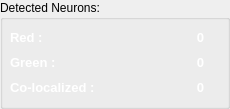
               <widget class="QGroupBox" name="groupBox_2">
                <property name="enabled">
                 <bool>true</bool>
                </property>
                <property name="minimumSize">
                 <size>
                  <width>0</width>
                  <height>100</height>
                 </size>
                </property>
                <property name="toolTip">
                 <string>&lt;html&gt;&lt;head/&gt;&lt;body&gt;&lt;p&gt;&lt;span style=&quot; color:#f21515;&quot;&gt;&lt;br/&gt;&lt;/span&gt;&lt;/p&gt;&lt;/body&gt;&lt;/html&gt;</string>
                </property>
                <property name="styleSheet">
                 <string notr="true">#lblCoBlobCount{color:#ffffff;
font-size:12px;
font-weight:bold}
#lblGreenBlobCount{color:#73d216;
font-size:12px;
font-weight:bold;}

#lblRedBlobCount{color:#fa3535;
font-size:12px;
font-weight:bold;}</string>
                </property>
                <property name="title">
                 <string>Detected Neurons:</string>
                </property>
                <property name="checkable">
                 <bool>false</bool>
                </property>
                <widget class="QLabel" name="label_16">
                 <property name="geometry">
                  <rect>
                   <x>10</x>
                   <y>25</y>
                   <width>113</width>
                   <height>25</height>
                  </rect>
                 </property>
                 <property name="text">
                  <string>&lt;html&gt;&lt;head/&gt;&lt;body&gt;&lt;p&gt;&lt;span style=&quot; font-size:10pt; font-weight:600; color:#ffffff;&quot;&gt;Red :&lt;/span&gt;&lt;/p&gt;&lt;/body&gt;&lt;/html&gt;</string>
                 </property>
                </widget>
                <widget class="QLabel" name="label_21">
                 <property name="geometry">
                  <rect>
                   <x>10</x>
                   <y>50</y>
                   <width>113</width>
                   <height>25</height>
                  </rect>
                 </property>
                 <property name="text">
                  <string>&lt;html&gt;&lt;head/&gt;&lt;body&gt;&lt;p&gt;&lt;span style=&quot; font-size:10pt; font-weight:600; color:#ffffff;&quot;&gt;Green :&lt;/span&gt;&lt;/p&gt;&lt;/body&gt;&lt;/html&gt;</string>
                 </property>
                </widget>
                <widget class="QLabel" name="label_22">
                 <property name="geometry">
                  <rect>
                   <x>10</x>
                   <y>75</y>
                   <width>113</width>
                   <height>25</height>
                  </rect>
                 </property>
                 <property name="text">
                  <string>&lt;html&gt;&lt;head/&gt;&lt;body&gt;&lt;p&gt;&lt;span style=&quot; font-size:10pt; font-weight:600; color:#ffffff;&quot;&gt;Co-localized :&lt;/span&gt;&lt;/p&gt;&lt;/body&gt;&lt;/html&gt;</string>
                 </property>
                </widget>
                <widget class="QLabel" name="lblCoBlobCount">
                 <property name="geometry">
                  <rect>
                   <x>180</x>
                   <y>75</y>
                   <width>41</width>
                   <height>25</height>
                  </rect>
                 </property>
                 <property name="text">
                  <string>&lt;html&gt;&lt;head/&gt;&lt;body&gt;&lt;p align=&quot;center&quot;&gt;&lt;span style=&quot; font-size:10pt; color:#ffffff;&quot;&gt;0&lt;/span&gt;&lt;/p&gt;&lt;/body&gt;&lt;/html&gt;</string>
                 </property>
                </widget>
                <widget class="QLabel" name="lblGreenBlobCount">
                 <property name="geometry">
                  <rect>
                   <x>180</x>
                   <y>50</y>
                   <width>41</width>
                   <height>25</height>
                  </rect>
                 </property>
                 <property name="text">
                  <string>&lt;html&gt;&lt;head/&gt;&lt;body&gt;&lt;p align=&quot;center&quot;&gt;&lt;span style=&quot; font-size:10pt; color:#ffffff;&quot;&gt;0&lt;/span&gt;&lt;/p&gt;&lt;/body&gt;&lt;/html&gt;</string>
                 </property>
                </widget>
                <widget class="QLabel" name="lblRedBlobCount">
                 <property name="geometry">
                  <rect>
                   <x>180</x>
                   <y>25</y>
                   <width>41</width>
                   <height>25</height>
                  </rect>
                 </property>
                 <property name="text">
                  <string>&lt;html&gt;&lt;head/&gt;&lt;body&gt;&lt;p align=&quot;center&quot;&gt;&lt;span style=&quot; font-size:10pt; color:#ffffff;&quot;&gt;0&lt;/span&gt;&lt;/p&gt;&lt;/body&gt;&lt;/html&gt;</string>
                 </property>
                </widget>
               </widget>
